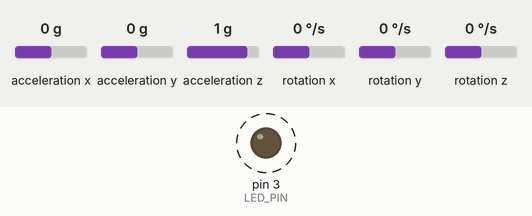
Simulated run of this sketch. Board: Arduino Uno, built with avr-gcc and run on an emulated ATmega328P. Parts: output pins drawn as LEDs (lit = HIGH). Dashed ring = blinking. Inputs (shaded band) come from the test bench; at power-on: acceleration x 0 g, acceleration y 0 g, acceleration z 1 g, rotation x 0 °/s, rotation y 0 °/s, rotation z 0 °/s. What the sketch prints to the serial monitor is not drawn.

Above: at 0.06 s.
Timing chart, 0 to 3.0 s (numbered marks = the images above):
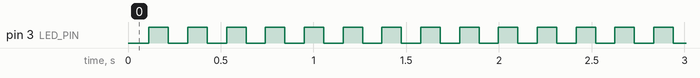

Measured:
- by itself, pin 3 (LED_PIN): alternates HIGH for 0.10 s and LOW for 0.10 s

The sketch:

accelerometer_calibrator.ino
```cpp
// I2C device class (I2Cdev) demonstration Arduino sketch for MPU6050 class
// 10/7/2011 by Jeff Rowberg <jeff@rowberg.net>
// Updates should (hopefully) always be available at https://github.com/jrowberg/i2cdevlib
//
// Changelog:
//      2013-05-08 - added multiple output formats
//                 - added seamless Fastwire support
//      2011-10-07 - initial release

/* ============================================
I2Cdev device library code is placed under the MIT license
Copyright (c) 2011 Jeff Rowberg

Permission is hereby granted, free of charge, to any person obtaining a copy
of this software and associated documentation files (the "Software"), to deal
in the Software without restriction, including without limitation the rights
to use, copy, modify, merge, publish, distribute, sublicense, and/or sell
copies of the Software, and to permit persons to whom the Software is
furnished to do so, subject to the following conditions:

The above copyright notice and this permission notice shall be included in
all copies or substantial portions of the Software.

THE SOFTWARE IS PROVIDED "AS IS", WITHOUT WARRANTY OF ANY KIND, EXPRESS OR
IMPLIED, INCLUDING BUT NOT LIMITED TO THE WARRANTIES OF MERCHANTABILITY,
FITNESS FOR A PARTICULAR PURPOSE AND NONINFRINGEMENT. IN NO EVENT SHALL THE
AUTHORS OR COPYRIGHT HOLDERS BE LIABLE FOR ANY CLAIM, DAMAGES OR OTHER
LIABILITY, WHETHER IN AN ACTION OF CONTRACT, TORT OR OTHERWISE, ARISING FROM,
OUT OF OR IN CONNECTION WITH THE SOFTWARE OR THE USE OR OTHER DEALINGS IN
THE SOFTWARE.
===============================================
*/

// I2Cdev and MPU6050 must be installed as libraries, or else the .cpp/.h files
// for both classes must be in the include path of your project
#include "I2Cdev.h"
#include "MPU6050.h"

// Arduino Wire library is required if I2Cdev I2CDEV_ARDUINO_WIRE implementation
// is used in I2Cdev.h
#if I2CDEV_IMPLEMENTATION == I2CDEV_ARDUINO_WIRE
    #include "Wire.h"
#endif

// class default I2C address is 0x68
// specific I2C addresses may be passed as a parameter here
// AD0 low = 0x68 (default for InvenSense evaluation board)
// AD0 high = 0x69
MPU6050 accelgyro;
//MPU6050 accelgyro(0x69); // <-- use for AD0 high

int16_t ax, ay, az;
int16_t gx, gy, gz;


// uncomment "OUTPUT_READABLE_ACCELGYRO" if you want to see a tab-separated
// list of the accel X/Y/Z and then gyro X/Y/Z values in decimal. Easy to read,
// not so easy to parse, and slow(er) over UART.
#define OUTPUT_READABLE_ACCELGYRO

// uncomment "OUTPUT_BINARY_ACCELGYRO" to send all 6 axes of data as 16-bit
// binary, one right after the other. This is very fast (as fast as possible
// without compression or data loss), and easy to parse, but impossible to read
// for a human.
//#define OUTPUT_BINARY_ACCELGYRO

//uncomment "CALIBRATE" to run the manual calibration stuff
#define CALIBRATE


#define LED_PIN 3
bool blinkState = false;

void setup() {
    // join I2C bus (I2Cdev library doesn't do this automatically)
    #if I2CDEV_IMPLEMENTATION == I2CDEV_ARDUINO_WIRE
        Wire.begin();
    #elif I2CDEV_IMPLEMENTATION == I2CDEV_BUILTIN_FASTWIRE
        Fastwire::setup(400, true);
    #endif

    // initialize serial communication
    // (38400 chosen because it works as well at 8MHz as it does at 16MHz, but
    // it's really up to you depending on your project)
      Serial.begin(115200);

    // initialize device
    Serial.println("Initializing I2C devices...");
    accelgyro.initialize();

    // verify connection
    Serial.println("Testing device connections...");
    Serial.println(accelgyro.testConnection() ? "MPU6050 connection successful" : "MPU6050 connection failed");

    // use the code below to change accel/gyro offset values

    Serial.println("Updating internal sensor offsets...");
    // -76	-2359	1688	0	0	0
    // 4352 44 0 0 0 0
    #ifdef CALIBRATE
    Serial.print(accelgyro.getXAccelOffset()); Serial.print("\t"); // -76
    Serial.print(accelgyro.getYAccelOffset()); Serial.print("\t"); // -2359
    Serial.print(accelgyro.getZAccelOffset()); Serial.print("\t"); // 1688
    Serial.print(accelgyro.getXGyroOffset()); Serial.print("\t"); // 0
    Serial.print(accelgyro.getYGyroOffset()); Serial.print("\t"); // 0
    Serial.print(accelgyro.getZGyroOffset()); Serial.print("\t"); // 0
    Serial.print("\n");
    accelgyro.setXGyroOffset(0);
    accelgyro.setYGyroOffset(76);
    accelgyro.setZGyroOffset(0);
    accelgyro.setXAccelOffset(0);
    accelgyro.setYAccelOffset(0);
    accelgyro.setZAccelOffset(1688);
    Serial.print(accelgyro.getXAccelOffset()); Serial.print("\t"); // -76
    Serial.print(accelgyro.getYAccelOffset()); Serial.print("\t"); // -2359
    Serial.print(accelgyro.getZAccelOffset()); Serial.print("\t"); // 1688
    Serial.print(accelgyro.getXGyroOffset()); Serial.print("\t"); // 0
    Serial.print(accelgyro.getYGyroOffset()); Serial.print("\t"); // 0
    Serial.print(accelgyro.getZGyroOffset()); Serial.print("\t"); // 0
    Serial.print("\n");
    Serial.println(accelgyro.getRate());
    accelgyro.setRate(4);
    #endif
    // supply your own gyro offsets here, scaled for min sensitivity
    //accelgyro.setZAccelOffset(1788); // 1688 factory default for my test chip


    // configure Arduino LED for
    pinMode(LED_PIN, OUTPUT);
}

void loop() {
    // read raw accel/gyro measurements from device
    accelgyro.getMotion6(&ax, &ay, &az, &gx, &gy, &gz);

    // these methods (and a few others) are also available
    //accelgyro.getAcceleration(&ax, &ay, &az);
    //accelgyro.getRotation(&gx, &gy, &gz);

    #ifdef OUTPUT_READABLE_ACCELGYRO
        // display tab-separated accel/gyro x/y/z values
        Serial.print("a/g:\t");
        Serial.print(ax); Serial.print("\t");
        Serial.print(ay); Serial.print("\t");
        Serial.print(az); Serial.print("\t");
        Serial.print(gx); Serial.print("\t");
        Serial.print(gy); Serial.print("\t");
        Serial.println(gz);
    #endif

    #ifdef OUTPUT_BINARY_ACCELGYRO
        Serial.write((uint8_t)(ax >> 8)); Serial.write((uint8_t)(ax & 0xFF));
        Serial.write((uint8_t)(ay >> 8)); Serial.write((uint8_t)(ay & 0xFF));
        Serial.write((uint8_t)(az >> 8)); Serial.write((uint8_t)(az & 0xFF));
        Serial.write((uint8_t)(gx >> 8)); Serial.write((uint8_t)(gx & 0xFF));
        Serial.write((uint8_t)(gy >> 8)); Serial.write((uint8_t)(gy & 0xFF));
        Serial.write((uint8_t)(gz >> 8)); Serial.write((uint8_t)(gz & 0xFF));
    #endif
    delay(100);

    // blink LED to indicate activity
    blinkState = !blinkState;
    digitalWrite(LED_PIN, blinkState);
}
```
